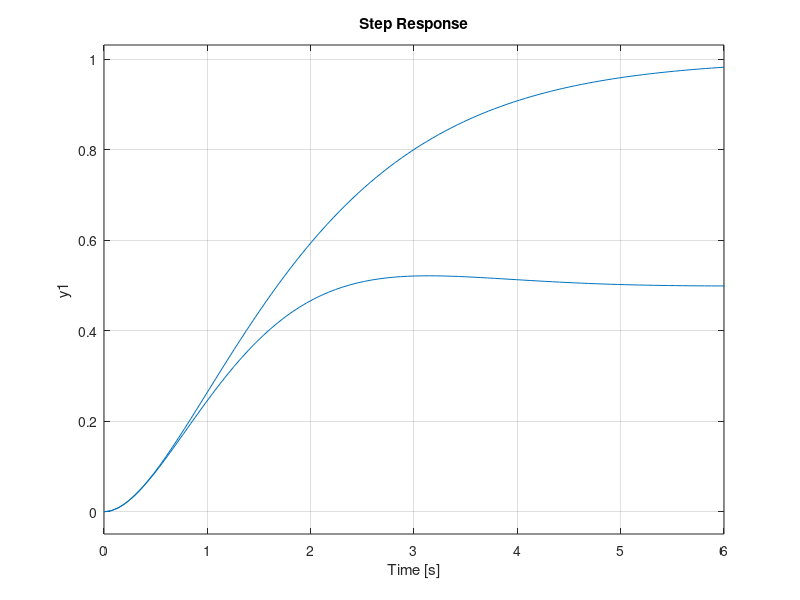

This chart was generated by the following MATLAB code:
pay = 1;
payda = [1 2 1];

sys = tf(pay,payda);

roots(payda);
isstable(sys);

rlocus(sys);

% 1-> controller
b = feedback(sys,1);

step(b)
hold on %ortak grafikte gösteriyor.
step(sys)
